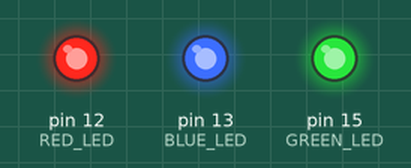
Recording of a sketch running on a simulated Arduino Uno, built with avr-gcc and run on an emulated ATmega328P. Shown: output pins drawn as LEDs (lit = HIGH).

Above: at 1.0 s.
At 3.0 s:
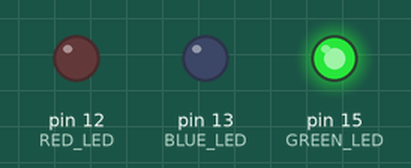
At 5.0 s:
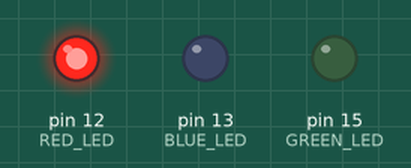
At 7.0 s:
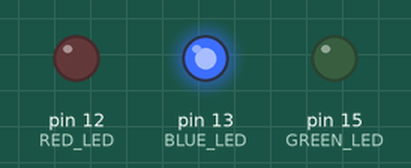
At 9.0 s:
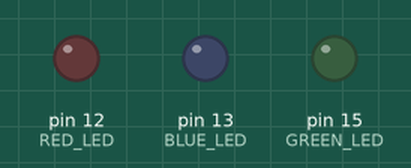
Timing chart, 0 to 13.0 s (numbered marks = the images above):
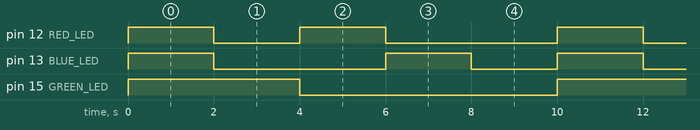

Measured:
- by itself, pin 12 (RED_LED): repeats every 10.0 s: LOW 2.0 s, HIGH 2.0 s, LOW 4.0 s, HIGH 2.0 s
- by itself, pin 13 (BLUE_LED): repeats every 10.0 s: LOW 4.0 s, HIGH 2.0 s, LOW 2.0 s, HIGH 2.0 s
- by itself, pin 15 (GREEN_LED): alternates HIGH for 4.0 s and LOW for 6.0 s

The sketch:

LED_Strip.ino
```cpp
#define RED_LED 12
#define BLUE_LED 13
#define GREEN_LED 15

int gBright = 0;
int rBright = 0;
int bBright = 0;


void Set_Led(int gBright,int rBright,int bBright)
{
  analogWrite(RED_LED, rBright);
  analogWrite(BLUE_LED, bBright);
  analogWrite(GREEN_LED, gBright);
}


void setup() {
   pinMode(GREEN_LED, OUTPUT);
   pinMode(RED_LED, OUTPUT);
   pinMode(BLUE_LED, OUTPUT);
}

void loop() {
  Set_Led(255, 255, 255);
  delay(2000);
  Set_Led(255, 0, 0);
  delay(2000);
  Set_Led(0, 255, 0);
  delay(2000);
  Set_Led(0, 0, 255);
  delay(2000);
  Set_Led(0, 0, 0);
  delay(2000);
}
```
